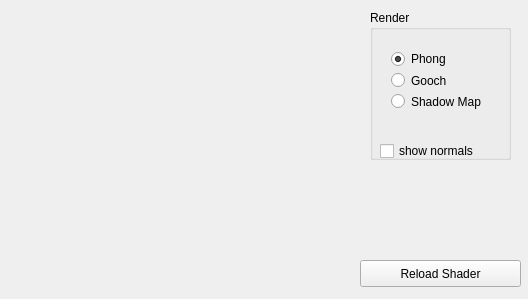
<?xml version="1.0" encoding="UTF-8"?>
<ui version="4.0">
 <class>MainWindow</class>
 <widget class="QMainWindow" name="MainWindow">
  <property name="geometry">
   <rect>
    <x>0</x>
    <y>0</y>
    <width>528</width>
    <height>299</height>
   </rect>
  </property>
  <property name="windowTitle">
   <string>MainWindow</string>
  </property>
  <widget class="QWidget" name="centralWidget">
   <widget class="GLWidget" name="widget" native="true">
    <property name="geometry">
     <rect>
      <x>10</x>
      <y>10</y>
      <width>341</width>
      <height>281</height>
     </rect>
    </property>
   </widget>
   <widget class="QGroupBox" name="groupBox">
    <property name="geometry">
     <rect>
      <x>370</x>
      <y>10</y>
      <width>141</width>
      <height>150</height>
     </rect>
    </property>
    <property name="title">
     <string>Render</string>
    </property>
    <widget class="QWidget" name="">
     <property name="geometry">
      <rect>
       <x>10</x>
       <y>30</y>
       <width>119</width>
       <height>80</height>
      </rect>
     </property>
     <layout class="QVBoxLayout" name="verticalLayout">
      <item>
       <widget class="QRadioButton" name="render_Phong">
        <property name="text">
         <string>Phong</string>
        </property>
        <property name="checked">
         <bool>true</bool>
        </property>
       </widget>
      </item>
      <item>
       <widget class="QRadioButton" name="render_Gooch">
        <property name="text">
         <string>Gooch</string>
        </property>
       </widget>
      </item>
      <item>
       <widget class="QRadioButton" name="render_ShadowMap">
        <property name="text">
         <string>Shadow Map</string>
        </property>
       </widget>
      </item>
     </layout>
    </widget>
    <widget class="QCheckBox" name="showNormalButton">
     <property name="geometry">
      <rect>
       <x>10</x>
       <y>130</y>
       <width>121</width>
       <height>22</height>
      </rect>
     </property>
     <property name="text">
      <string>show normals</string>
     </property>
     <property name="checked">
      <bool>false</bool>
     </property>
    </widget>
   </widget>
   <widget class="QPushButton" name="pushButton">
    <property name="geometry">
     <rect>
      <x>360</x>
      <y>260</y>
      <width>161</width>
      <height>27</height>
     </rect>
    </property>
    <property name="text">
     <string>Reload Shader</string>
    </property>
   </widget>
  </widget>
 </widget>
 <layoutdefault spacing="6" margin="11"/>
 <customwidgets>
  <customwidget>
   <class>GLWidget</class>
   <extends>QWidget</extends>
   <header location="global">glwidget.h</header>
   <container>1</container>
  </customwidget>
 </customwidgets>
 <resources/>
 <connections/>
</ui>
